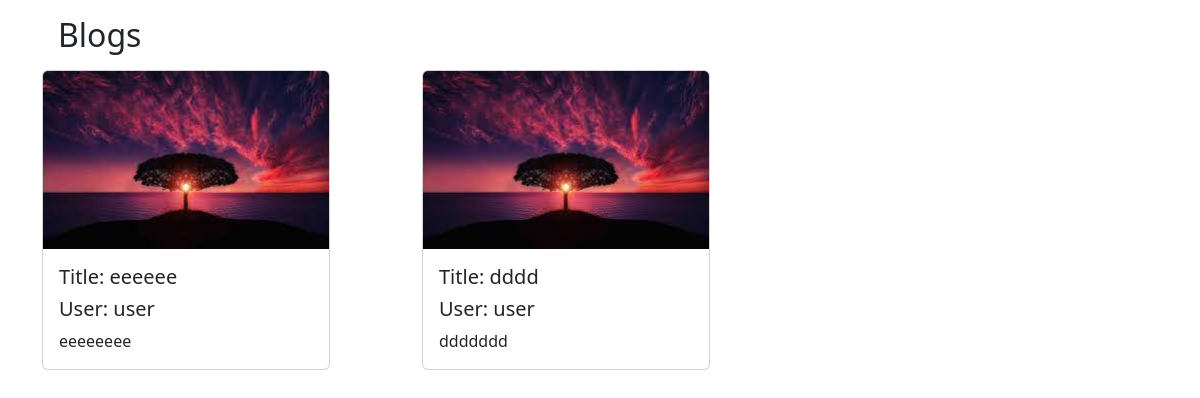
Page /posts/ (signed in) on the earlier database version.
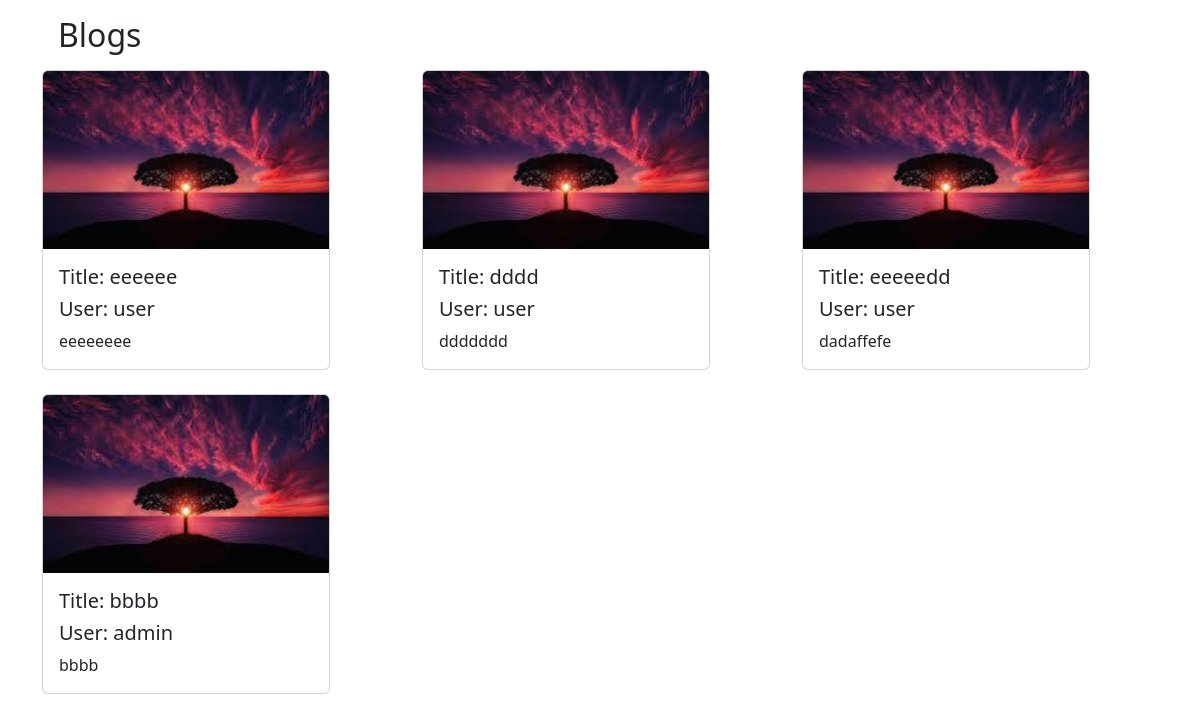
Same page on the later database version.
### blogs/models.py (models this page shows)
class Blog(models.Model):
    title = models.CharField(max_length=255)
    user = models.ForeignKey(CustomUser, on_delete=models.CASCADE)
    content = models.CharField(max_length=255)
    date = models.DateTimeField(auto_now_add=True)
    last_change = models.DateTimeField(auto_now=True)

class CustomUser(AbstractUser):
    blocked_users = models.ManyToManyField('self',related_name='blocked_by',null=True,blank=True)

### blogs/views.py (the view)
# urls.py: path('posts/', posts, name="posts"),
def posts(request):
    queryset=Blog.objects.all()
    filtered=[]
    cu=CustomUser.objects.filter(id=request.user.id).first()
    for blog in queryset:
        blockedUsers=cu.blocked_users.all()
        if blog.user in blockedUsers:
            continue
        else:
            filtered.append(blog)
    context = {"blogs":filtered}
    return render(request, "posts.html", context=context)

### templates/posts.html (shortened to what this page needs)
{% extends "base_generic.html" %}
{% block content %}
    <h2 class="m-3">Blogs</h2>
    <div  class="row row-cols-1 row-cols-md-3 g-4" id="cards">
	{% for blog in blogs %}
        <div class="col">
		<div class="card" style="width: 18rem;">
        <img class="card-img-top" alt="Card image cap">
  		<div class="card-body">
    		<h5 class="card-title">Title: {{blog.title}}</h5>
            <h5 class="card-title">User: {{blog.user.username}}</h5>
    		<p class="card-text">{{blog.content}}</p>
  		</div>
		</div></div>
	{% endfor %}
</div>
{% endblock %}

### templates/base_generic.html (shortened to what this page needs)
<!DOCTYPE html>
<html lang="en">
<head>
    <link href="https://cdn.jsdelivr.net/npm/bootstrap@5.2.0-beta1/dist/css/bootstrap.min.css" rel="stylesheet">
</head>
<body>
<div class="container">
{% block content %}{% endblock %}</div>
</body>
</html>

Differences in the rows shown:
added Blog: title "eeeeedd", user.username "user", content "dadaffefe"
added Blog: title "bbbb", user.username "admin", content "bbbb"
